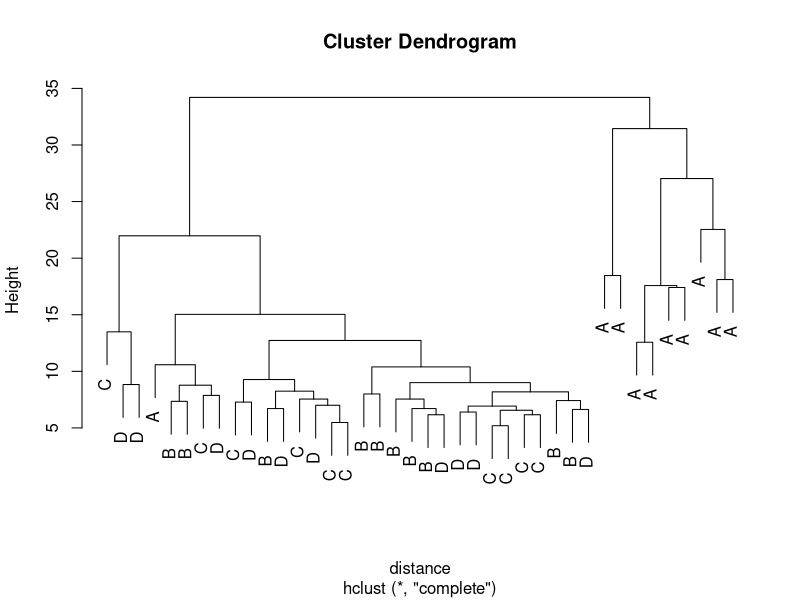
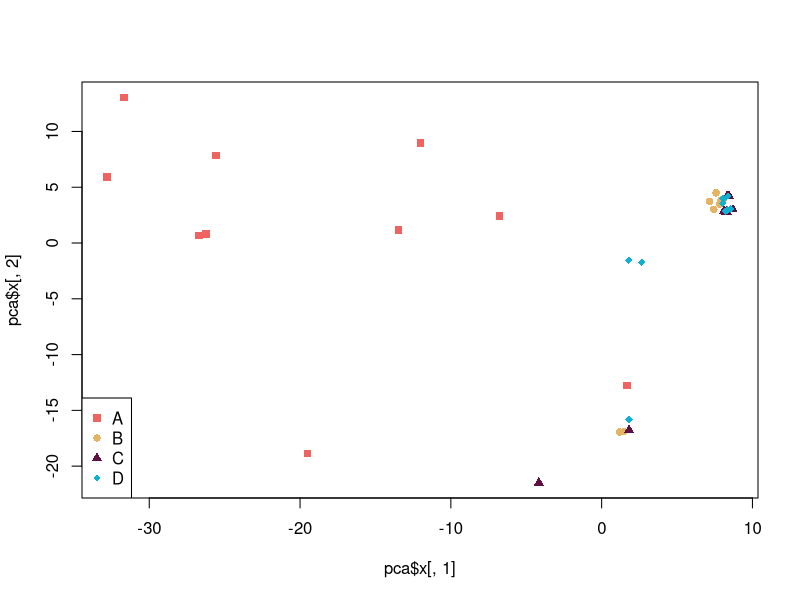
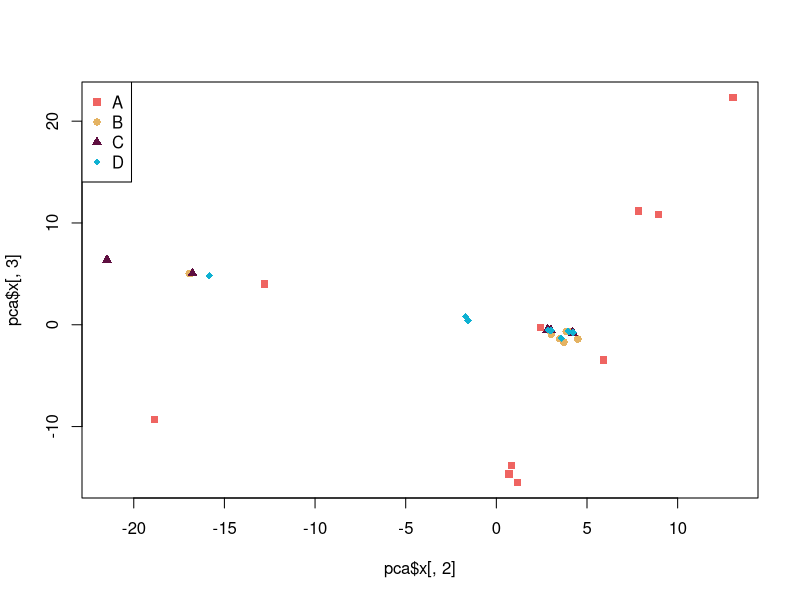

These charts were generated, in order, by the following R code:

# turtle

len <- 2000
data2 <- as.matrix(read.csv("../data/turtle.csv", stringsAsFactors=F, header=F, colClasses=rep("numeric", len)))
dim(data2)
## 1) population subdivision

## split file into populations
pop1<-data2[1:20,]
pop2<-data2[21:40,]
pop3<-data2[41:60,]
pop4<-data2[61:80,]

#First we calculate the FST for just one SNP. The first polymorphic position in both populations 1 and 2.
first_snp_pop1 <- pop1[,3]
first_snp_pop2 <- pop2[,3]
fA1<-sum(first_snp_pop1)/length(first_snp_pop1)
fA2<-sum(first_snp_pop2)/length(first_snp_pop2)
HT <- 2 * ( (fA1 + fA2) / 2 ) * (1 - ((fA1 + fA2) / 2) )
HS <- fA1 * (1 - fA1) + fA2 * (1 - fA2) 
FST_first_snp_AB<- (HT - HS) / HT

#OptionA to caclulate the FST
FST_AB<-c()
for (i in 1:ncol(data2)) {
  nth_snp_pop1 <- pop1[,i]
  nth_snp_pop2 <- pop2[,i]
  fA1<-sum(nth_snp_pop1)/length(nth_snp_pop1)
  fA2<-sum(nth_snp_pop2)/length(nth_snp_pop2)
  HT <- 2 * ( (fA1 + fA2) / 2 ) * (1 - ((fA1 + fA2) / 2) )
  HS <- fA1 * (1 - fA1) + fA2 * (1 - fA2) 
  FST_nth_snp<- (HT - HS) / HT
  FST_AB<-c(FST_nth_snp,FST_AB)
}
#This is the FST between populations A and B of all snps
FST_AB
#This is the mean of FST across snps
mean(FST_AB,na.rm=TRUE)

##Option B to calculate the FST. Conceptually is the same, there are just small changes in the code (i.e. It's not another estimator of FST ...)
fA1 <- as.numeric(apply(X=pop1,MAR=2,FUN=sum)/nrow(pop1))
fA2 <- as.numeric(apply(X=pop2,MAR=2,FUN=sum)/nrow(pop2))
FST <- rep(NA, length(fA1))
for (i in 1:length(FST)) {
  HT <- 2 * ( (fA1[i] + fA2[i]) / 2 ) * (1 - ((fA1[i] + fA2[i]) / 2) )
  HS <- fA1[i] * (1 - fA1[i]) + fA2[i] * (1 - fA2[i]) 
  FST[i] <- (HT - HS) / HT
}

#This is the FST of all snps
FST_AB
#This is the mean of FST across snps
mean(FST_AB,na.rm=TRUE)



###We can define a function that calculates the FST. In this case using option B we have just seen
calcFST <- function(pop1, pop2) {
  
  # only for equal sample sizes!
  
  fA1 <- as.numeric(apply(X=pop1,MAR=2,FUN=sum)/nrow(pop1))
  fA2 <- as.numeric(apply(X=pop2,MAR=2,FUN=sum)/nrow(pop2))
  
  FST <- rep(NA, length(fA1))
  
  for (i in 1:length(FST)) {
    
    HT <- 2 * ( (fA1[i] + fA2[i]) / 2 ) * (1 - ((fA1[i] + fA2[i]) / 2) )
    HS <- fA1[i] * (1 - fA1[i]) + fA2[i] * (1 - fA2[i]) 
    
    FST[i] <- (HT - HS) / HT
    
  }
  return(FST)
}

####Here we just subset the snps with a frequency higher than 0.05. 
### We store the indices of the snps (3,7,16...)  in the vector "snps"
### In that way we can subset these positions from data 2
### This is a normal step in population genetics to assess for the population structure 
### without paying to much attention on private mutations or singletons carried by just one individual
### It is also used to avoid possible genotyping errors.
snps <- which(apply(FUN=sum, X=data2, MAR=2)/(nrow(data2))>0.05)

cat("\nFST value (average):",
    "\nA vs B", mean(calcFST(data2[1:20,snps], data2[21:40,snps]), na.rm=T),
    "\nA vs C", mean(calcFST(data2[1:20,snps], data2[41:60,snps]), na.rm=T),
    "\nA vs D", mean(calcFST(data2[1:20,snps], data2[61:80,snps]), na.rm=T),
    "\nB vs C", mean(calcFST(data2[21:40,snps], data2[41:60,snps]), na.rm=T),
    "\nB vs D", mean(calcFST(data2[21:40,snps], data2[61:80,snps]), na.rm=T),
    "\nC vs D", mean(calcFST(data2[41:60,snps], data2[61:80,snps]), na.rm=T),"\n")

### these values indicate a certain degree of population subdivision

###To say if there is isolation by distance we need to test if there is significant 
### correlation between genetic distance (FST) and geographical distance(in km).
### To do that we define a matrix for the genetic distances (FST) and a matrix for the geographical distances
geo_distance <- c(5,10,12,50)
geo_distances_matrix<-matrix(nrow=length(geo_distance),ncol=length(geo_distance))
colnames(geo_distances_matrix)<-c("A","B","C","D")
rownames(geo_distances_matrix)<-c("A","B","C","D")

FST_matrix<-matrix(nrow=length(geo_distance),ncol=length(geo_distance))
colnames(FST_matrix)<-c("A","B","C","D")
rownames(FST_matrix)<-c("A","B","C","D")
#They are empty matrices
geo_distances_matrix
FST_matrix
##We fill them iterating rows(i) for population 1 and columns(j) for population 2
##We extract the values from data2
for (i in 1:length(geo_distance)) {
  for (j in 1:length(geo_distance)) {
    geo_distances_matrix[i,j]<-abs(geo_distance[i]-geo_distance[j])
    pop1_indices<-c((((i-1)*20)+1):(20*i)) # this is just to get the indices of population 1 in function of i.  For population A I have c(1,20), for B c(21,40), etc. 
    pop2_indices<-c((((j-1)*20)+1):(20*j))
    FST_matrix[i,j]<-mean(calcFST(data2[pop1_indices,snps], data2[pop2_indices,snps]), na.rm=T)
  }
}
geo_distances_matrix
FST_matrix

## Now I just want to test if the correlation is significant. To do it, I can do a mantel test.
## I use mantel function of vegan package. But similar functions are found in other packages.

library(vegan)
mantel(geo_distances_matrix,FST_matrix)
## The correlation has a significance (p-value) of 0.45, above the threshold of 0.05.
## There is no statistical support to say there is correlation
## We can say that there is no evidence of isolation by distance

##############################
##We can also evaluate qualitatively if there is isolation by distance
##Both in PCA and the trees we get from the following code show a poor clustering 
##of individuals regarding their geographical location (A,B,C or D).
## This indicates it is not likely we have isolation by distance.
## Instead, it seems that there could be admixture. At least between B,C and D populations


###PCA and trees


### read data
len <- 2000
data <- as.matrix(read.csv("../data/turtle.genotypes.csv", stringsAsFactors=F, header=F, colClasses=rep("numeric", len)))
dim(data)
data[,6]

### assign an name for each location
locations <- rep(c("A","B","C","D"), each=10)




### to test whether there is population subdivision we can do several things

### for instance, we can build a tree of all samples and check whether we observe some cluster
### we can do this by first building a distance matrix and then a tree

distance <- dist(data)

tree <- hclust(distance)

plot(tree, labels=locations)

### or we can do a PCA
### we can filter our low-frequency variants first
colors <- rep(c("#ef6461","#e4b363","#5F0F40","#0eb1d2"), each=10)
points <- rep(c(15:18), each=10)

index <- which(apply(FUN=sum, X=data, MAR=2)/(nrow(data)*2)>0.05)

pca <- prcomp(data[,index], center=T, scale=T)

summary(pca)

plot(pca$x[,1], pca$x[,2], col=colors, pch=points)
legend("bottomleft", legend=sort(unique(locations)), col=unique(colors), pch=unique(points))

plot(pca$x[,2], pca$x[,3], col=colors, pch=points)
legend("topleft", legend=sort(unique(locations)), col=unique(colors), pch=unique(points))




































